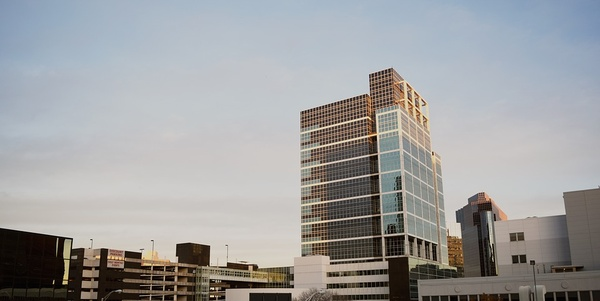
%> input picture img_source/10.jpg, 600 x 301 px, shrunk from 960 x 482 before the run
$ octave project2.m   (GNU Octave 9; MATLAB toolbox functions it lacks are replaced by stand-ins)
%> lines starting %> are read from the running program, lines starting %| are printed output that depends on the picture; in (x1, y1, x2, y2) boxes, pixels count from 0 and x2, y2 are one past the last pixel; in counts of white or black regions, pixels touching at a corner belong together; the program's own positions count from 1
close all
clear all
clc
im1 = imread('D:\Matlab-Digital-Image-Processing\img_source\10.jpg');
%> im1 is the input picture: size 301x600x3 uint8; mean R, G, B 157.7, 158.2, 158.8
im2 = imread('D:\Matlab-Digital-Image-Processing\img_source\11.jpg');
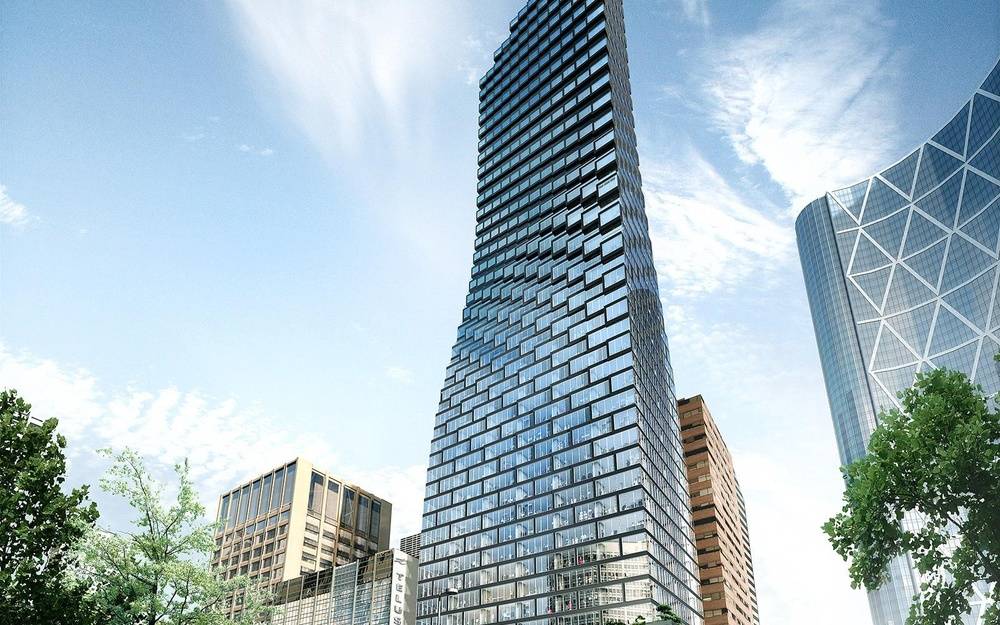
%> input picture img_source/11.jpg, 1000 x 625 px, shrunk from 1600 x 1000 before the run
%> im2 is the input picture: size 625x1000x3 uint8; mean R, G, B 163.6, 184, 193.6
J1 = rgb2gray(im1);
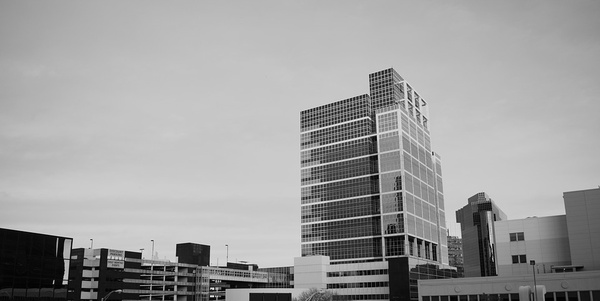
%> J1: size 301x600 uint8; min 0, max 247, mean 158.1
BW1 = edge(J1,'Canny');
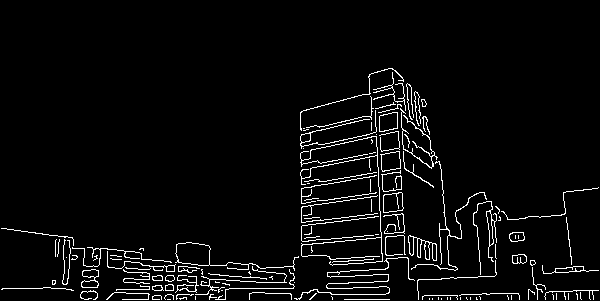
%> BW1: size 301x600 logical; 4.2% white in thin lines or dots, all inside (x1, y1, x2, y2) = (1, 68, 599, 300)
BW2 = edge(J1,'Prewitt');
%> BW2: size 301x600 logical; 4.4% white in thin lines or dots, all inside (x1, y1, x2, y2) = (0, 68, 599, 301)
BW3 = edge(J1,'Sobel');
%> BW3: size 301x600 logical; 4.4% white in thin lines or dots, all inside (x1, y1, x2, y2) = (0, 67, 599, 301)
BW4= edge(J1,'Roberts');
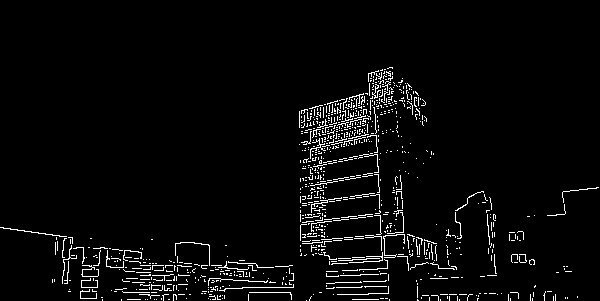
%> BW4: size 301x600 logical; 3.7% white in thin lines or dots, all inside (x1, y1, x2, y2) = (0, 67, 599, 301)
[H,theta,rho] = hough(BW1);
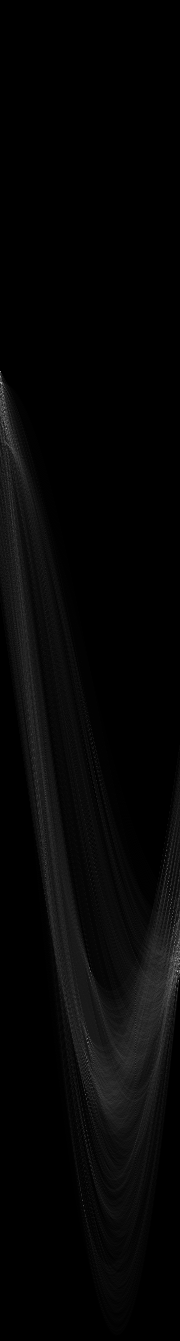
%> H: size 1341x180 double; min 0, max 193, mean 5.7
%> theta = 180 values from -90 to 89; rho = 1341 values from -670 to 670
imshow(H,[],'XData',theta,'YData',rho,'InitialMagnification','fit');
axis on, axis normal;
xlabel('\theta'),ylabel('\rho');
NumPeaks = 5;
peaks = houghpeaks(H,NumPeaks);
%> peaks = [972 178; 384 2; 429 7; 412 5; 943 179]
hold on
plot(theta(peaks(:,2)),rho(peaks(:,1)));
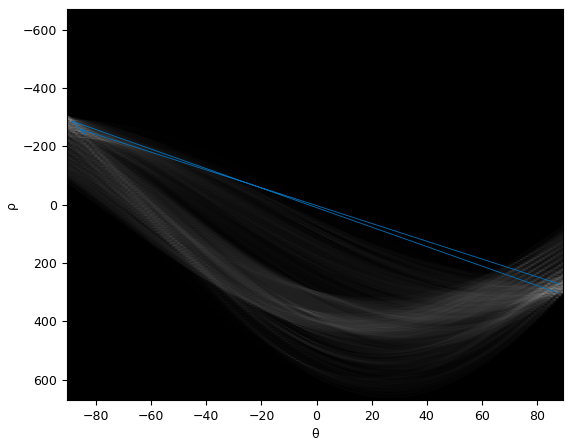
%> figure redrawn from the program's plot data
lines = houghlines(BW1,theta,rho,peaks);
%> lines = 7 lines; point1 to point2 (x, y): (56, 250) to (294, 275), (117, 290) to (226, 292), (65, 265) to (170, 272), (203, 275) to (294, 281), (483, 294) to (569, 300), (508, 297) to (594, 298), (419, 295) to (461, 296)
figure, imshow(BW1),hold on
for k = 1:length(lines)
    xy = [lines(k).point1;lines(k).point2];
    plot(xy(:,1),xy(:,2),'LineWidth',2,'Color',[.1 .8 .8]);
end
%> this loop made 7 passes
%> xy on passes 1 to 7: [117 290; 226 292], [419 295; 461 296], [508 297; 594 298], [56 250; 294 275], [65 265; 170 272], [203 275; 294 281], [483 294; 569 300]
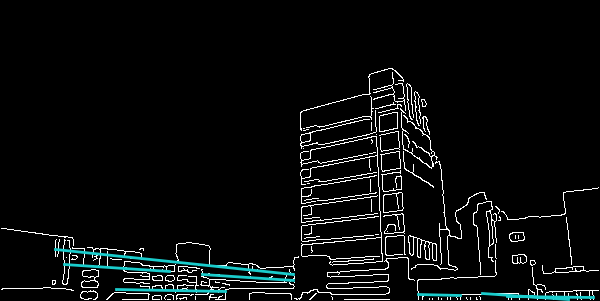
%> figure redrawn from the program's plot data
